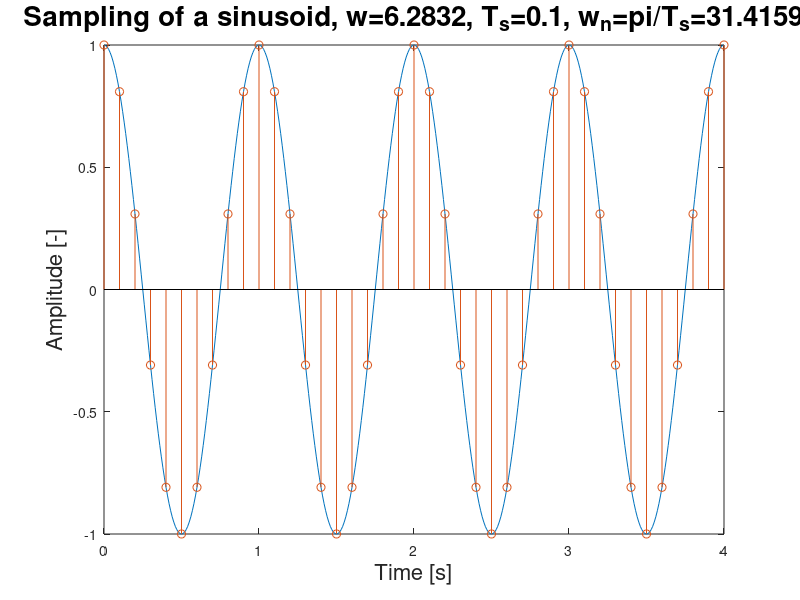

Write MATLAB code to recreate this figure.
%%%%%%%%%%%%%%%%%%%%%%%%%%%%%%%%%%%%%%%%%%
%              RT2 Assistenz
%             Nicolas Lanzetti
%               08.04.2016
%%%%%%%%%%%%%%%%%%%%%%%%%%%%%%%%%%%%%%%%%%

close all
clear all
clc

% Frequency of the signal
w = 2*pi;
T = 4;

% Sampling time
Ts = 0.1;
wn = pi/Ts;

% Generate signals
t = 0:0.01:T;
n = 0:1:T/Ts;

xc = cos(w*t);
xd = cos(w*Ts*n);

% Plot
figure(1)
plot(t,xc)
hold on
stem(n*Ts,xd)
title(strcat('Sampling of a sinusoid, w=',num2str(w),', T_s=',num2str(Ts),', w_n=pi/T_s=',num2str(wn)),'FontSize',20)
xlabel('Time [s]','FontSize',16)
ylabel('Amplitude [-]','FontSize',16)